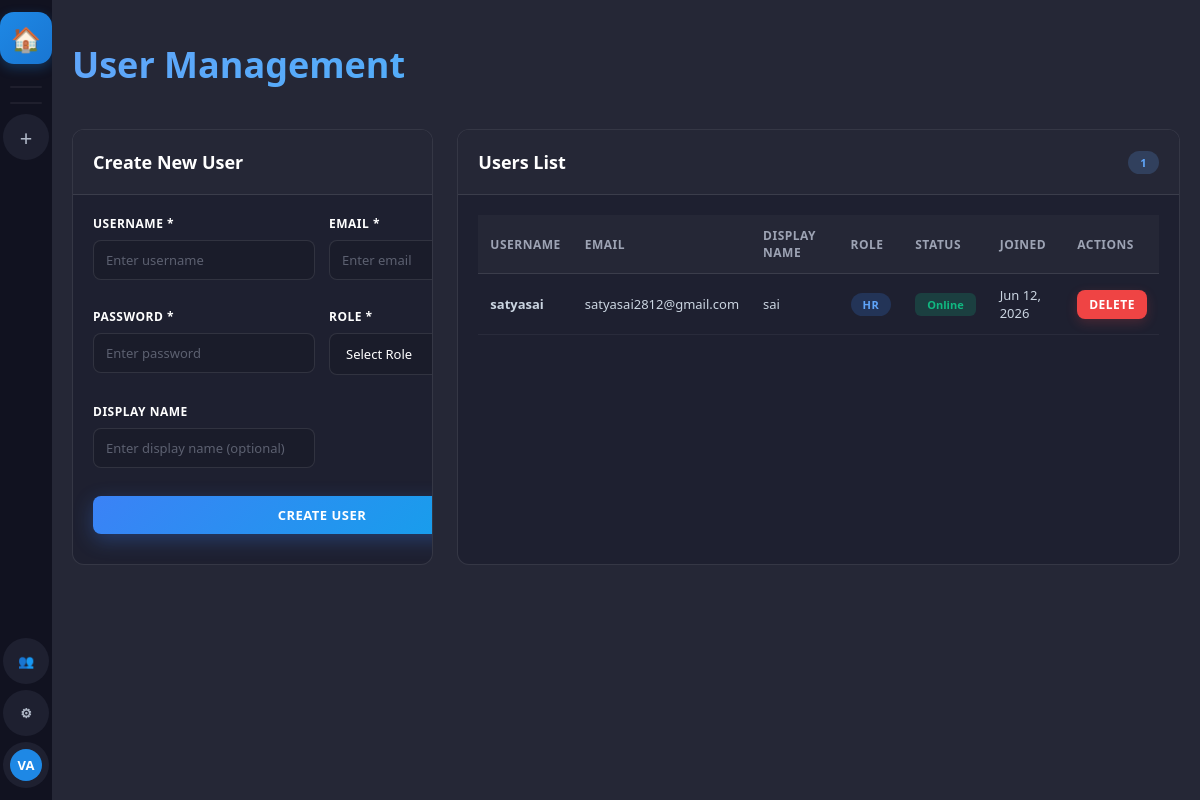
The page /user-management/ (signed in) on the database its author committed.
### accounts/models.py (models this page shows, shortened)
class User(AbstractUser):
    ROLE_CHOICES = [
        ('super_admin', 'Super Admin'),
        ('hr', 'HR'),
        ('employee', 'Employee'),
    ]
    STATUS_CHOICES = [
        ('online', 'Online'),
        ('offline', 'Offline'),
        ('busy', 'Busy'),
        ('away', 'Away'),
    ]
    display_name = models.CharField(max_length=100, blank=True)
    avatar = models.ImageField(upload_to='avatars/', null=True, blank=True)
    is_super_admin = models.BooleanField(default=False)  # Legacy, kept for compatibility
    role = models.CharField(max_length=20, default='employee', choices=ROLE_CHOICES)
    status = models.CharField(max_length=20, default='offline', choices=STATUS_CHOICES)
    bio = models.TextField(blank=True)
    phone = models.CharField(max_length=20, blank=True)
    created_by = models.ForeignKey('self', on_delete=models.SET_NULL, null=True, blank=True, related_name='created_users')
    can_manage_users = models.BooleanField(default=False)  # Control access to user creation
    can_create_projects = models.BooleanField(default=False)  # Control access to project creation
    must_change_password = models.BooleanField(default=False)  # Force password change on first login
    class Meta:
        db_table = 'zc_users'
    def get_display_name(self):
        return self.display_name or self.get_full_name() or self.username
    def get_initials(self):
        name = self.get_display_name()
        parts = name.split()
        if len(parts) >= 2:
            return (parts[0][0] + parts[1][0]).upper()
        return name[:2].upper() if name else 'U'

### accounts/views.py (the view, shortened to what this page needs)
# urls.py: path('user-management/', views.user_management, name='user_management'),
@login_required
def user_management(request):
    if not request.user.is_super_admin:
        messages.error(request, 'Access denied. Superadmin only.')
        return redirect('dashboard')
    users = User.objects.exclude(role='super_admin').order_by('-date_joined')
    hr_users = users.filter(role='hr').count()
    employee_users = users.filter(role='employee').count()
    return render(request, 'accounts/user_management.html', {
        'users': users,
        'total_users': users.count(),
        'hr_count': hr_users,
        'employee_count': employee_users,
    })

### templates/accounts/user_management.html (shortened to what this page needs)
{% extends "base.html" %}
{% block content %}
<div class="user-management-container">
  <div class="page-title-section">
    <h1 class="page-title">User Management</h1>
  </div>
  <div class="content-grid">
    <div class="card">
    <div class="card-header">
      <h2>Create New User</h2>
    </div>
    <div class="card-body">
      <form method="POST" class="form-grid">
        <div class="form-group">
          <label for="username">Username *</label>
          <input type="text" id="username" name="username" required placeholder="Enter username">
        </div>
        <div class="form-group">
          <label for="email">Email *</label>
          <input type="email" id="email" name="email" required placeholder="Enter email">
        </div>
        <div class="form-group">
          <label for="password">Password *</label>
          <input type="password" id="password" name="password" required placeholder="Enter password">
        </div>
        <div class="form-group">
          <label for="role">Role *</label>
          <select id="role" name="role" required>
            <option value="">Select Role</option>
          </select>
        </div>
        <div class="form-group">
          <label for="display_name">Display Name</label>
          <input type="text" id="display_name" name="display_name" placeholder="Enter display name (optional)">
        </div>
        <div class="form-group-full">
          <button type="submit" class="btn btn-primary">Create User</button>
        </div>
      </form>
    </div>
  </div>
  <div class="card">
    <div class="card-header">
      <h2>Users List</h2>
      <span class="badge">{{ total_users }}</span>
    </div>
    <div class="card-body">
      {% if users %}
      <table class="users-table">
        <thead>
          <tr>
            <th>Username</th>
            <th>Email</th>
            <th>Display Name</th>
            <th>Role</th>
            <th>Status</th>
            <th>Joined</th>
            <th>Actions</th>
          </tr>
        </thead>
        <tbody>
          {% for user in users %}
          <tr class="user-row">
            <td>
              <strong>{{ user.username }}</strong>
            </td>
            <td>{{ user.email }}</td>
            <td>{{ user.get_display_name }}</td>
            <td>
              <span class="badge badge-{{ user.role }}">{{ user.role|upper }}</span>
            </td>
            <td>
              <span class="status-badge status-{{ user.status }}">{{ user.get_status_display }}</span>
            </td>
            <td>{{ user.date_joined|date:"M d, Y" }}</td>
            <td>
              <form method="POST" action="{% url 'delete_user' user.id %}" style="display: inline;">
                <button type="button" class="btn btn-danger btn-sm" onclick="showConfirmation('{{ user.username }}', this.closest('form'));">
                  Delete
                </button>
              </form>
            </td>
          </tr>
          {% endfor %}
        </tbody>
      </table>
      {% else %}
      <div class="empty-state">
        <p>No users yet. Create one using the form above.</p>
      </div>
      {% endif %}
    </div>
  </div>
  </div>
</div>
{% endblock %}

### templates/base.html (shortened to what this page needs)
<!DOCTYPE html>
<html lang="en">
<head>
<link rel="stylesheet" href="/static/css/main.css">
</head>
<body>
<div class="app-shell">
  <nav class="sidebar-projects" id="sidebar-projects">
    <a href="/dashboard/" class="sp-btn sp-logo" title="Home" onclick="location.reload(); return true">🏠</a>
    <div class="sp-divider"></div>
    <div class="sp-divider"></div>
    {% if user.role == 'super_admin' or user.role == 'hr' or user.can_create_projects %}
    <a href="/project/create/" class="sp-btn" title="New Project">
      <span style="font-size:22px;font-weight:300">+</span>
    </a>
    {% endif %}
    {% if user.role == 'super_admin' or user.role == 'hr' or user.can_manage_users %}
    <a href="{% url 'user_management_unified' %}" class="sp-btn" title="User Management">
      👥
    </a>
    {% endif %}
    {% if user.is_super_admin or user.is_staff %}
    <a href="/admin-panel/" class="sp-btn" title="Admin Panel">
      ⚙
    </a>
    {% endif %}
    <a href="/profile/" class="sp-btn" title="Profile">
      <div class="avatar avatar-32" style="background:var(--accent)">{{ user.get_initials }}</div>
    </a>
  </nav>
  <main class="main-content" id="main-content">
    {% block content %}{% endblock %}
  </main>
</div>
</body>
</html>

### static/css/main.css (style rules this page uses)
:root { --bg-base: #1a1c2a; --bg-sidebar-l: #111220; --bg-sidebar-r: #1e2030; --bg-content: #252736; --bg-input: #1a1c2a; --bg-hover: #2d3052; --bg-active: #313460; --bg-msg-hover: rgba(0,0,0,0.15); --accent: #1e88e5; --accent-h: #1565c0; --accent-light: rgba(30,136,229,0.18); --danger: #f23f43; --success: #23a55a; --warn: #f0b232; --text-1: #ffffff; --text-2: #b0b8c7; --text-3: #6b7684; --border: rgba(255,255,255,0.06); --shadow: 0 8px 32px rgba(0,0,0,0.45); }
* { box-sizing: border-box; margin: 0; padding: 0; }
body { font-family: 'Segoe UI', system-ui, -apple-system, sans-serif; background: var(--bg-base); color: var(--text-1); height: 100vh; overflow: hidden; font-size: 14px; }
a { color: var(--accent); text-decoration: none; }
.app-shell { display: flex; height: 100vh; overflow: hidden; }
.sidebar-projects { width: var(--sidebar-l-w); min-width: var(--sidebar-l-w); background: var(--bg-sidebar-l); display: flex; flex-direction: column; align-items: center; padding: 12px 0; gap: 6px; overflow-y: auto; overflow-x: hidden; z-index: 10; }
.sidebar-projects .sp-logo { width: 52px; height: 52px; background: linear-gradient(135deg, var(--accent), #1976d2); border-radius: 14px; display: flex; align-items: center; justify-content: center; font-size: 24px; font-weight: 900; color: #fff; margin-bottom: 12px; cursor: pointer; transition: all .25s cubic-bezier(0.4, 0, 0.2, 1); box-shadow: 0 4px 12px rgba(30,136,229,0.3); position: relative; }
.sidebar-projects .sp-logo::after { content: 'HOME'; position: absolute; bottom: -28px; left: 50%; transform: translateX(-50%); background: #000; color: #fff; padding: 4px 8px; border-radius: 4px; font-size: 10px; font-weight: 600; white-space: nowrap; opacity: 0; pointer-events: none; transition: opacity .2s; }
.sp-divider { width: 32px; height: 2px; background: var(--border); margin: 4px 0; border-radius: 1px; }
.sp-btn { width: 46px; height: 46px; background: var(--bg-sidebar-r); border-radius: 50%; display: flex; align-items: center; justify-content: center; cursor: pointer; color: var(--text-2); font-size: 13px; font-weight: 700; transition: all .2s; position: relative; overflow: hidden; border: none; text-decoration: none; }
.main-content { flex: 1; display: flex; flex-direction: column; overflow: hidden; background: var(--bg-content); }
.avatar { border-radius: 50%; background: var(--accent); display: flex; align-items: center; justify-content: center; font-weight: 700; color: #fff; flex-shrink: 0; overflow: hidden; }
.avatar-32 { width: 32px; height: 32px; font-size: 13px; }
.btn { display: inline-flex; align-items: center; gap: 6px; padding: 10px 18px; border-radius: 10px; border: none; cursor: pointer; font-size: 13px; font-weight: 600; transition: all .2s cubic-bezier(0.4, 0, 0.2, 1); font-family: inherit; position: relative; overflow: hidden; }
.btn::before { content: ''; position: absolute; inset: 0; background: rgba(255,255,255,0.1); opacity: 0; transition: opacity .2s; }
.btn-primary { background: linear-gradient(135deg, var(--accent), #1976d2); color: #fff; box-shadow: 0 4px 12px rgba(30,136,229,0.3); }
.btn-danger { background: linear-gradient(135deg, var(--danger), #e63946); color: #fff; }
.btn-sm { padding: 7px 14px; font-size: 12px; border-radius: 8px; }
.form-group { margin-bottom: 16px; }
.badge { padding: 2px 7px; border-radius: 20px; font-size: 11px; font-weight: 600; }

### rows shown on the page
User: get_initials "VA"
User: username "satyasai", email "satyasai2812@gmail.com", get_display_name "sai", role "HR", status "Online", date_joined "Jun 12, 2026"

### other values the page prints
{{ total_users }} "1"
